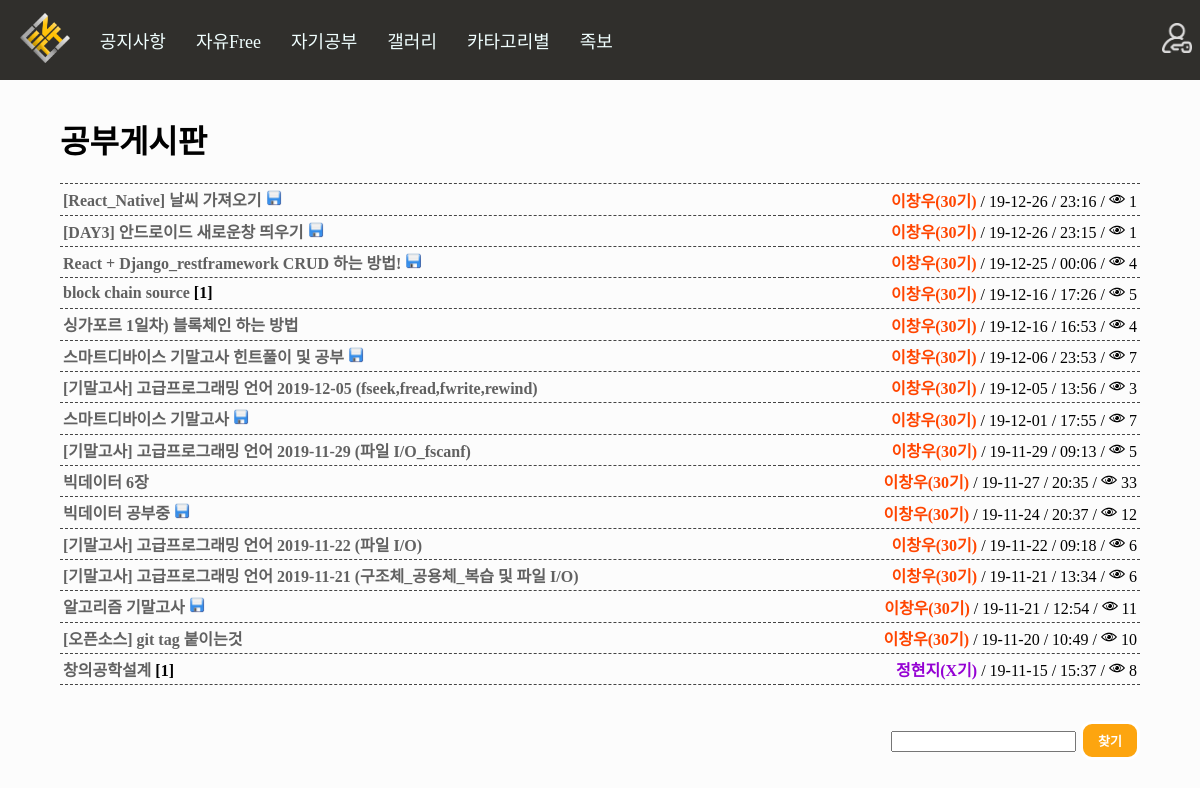
/board/study/, run on an earlier commit of the app's database.
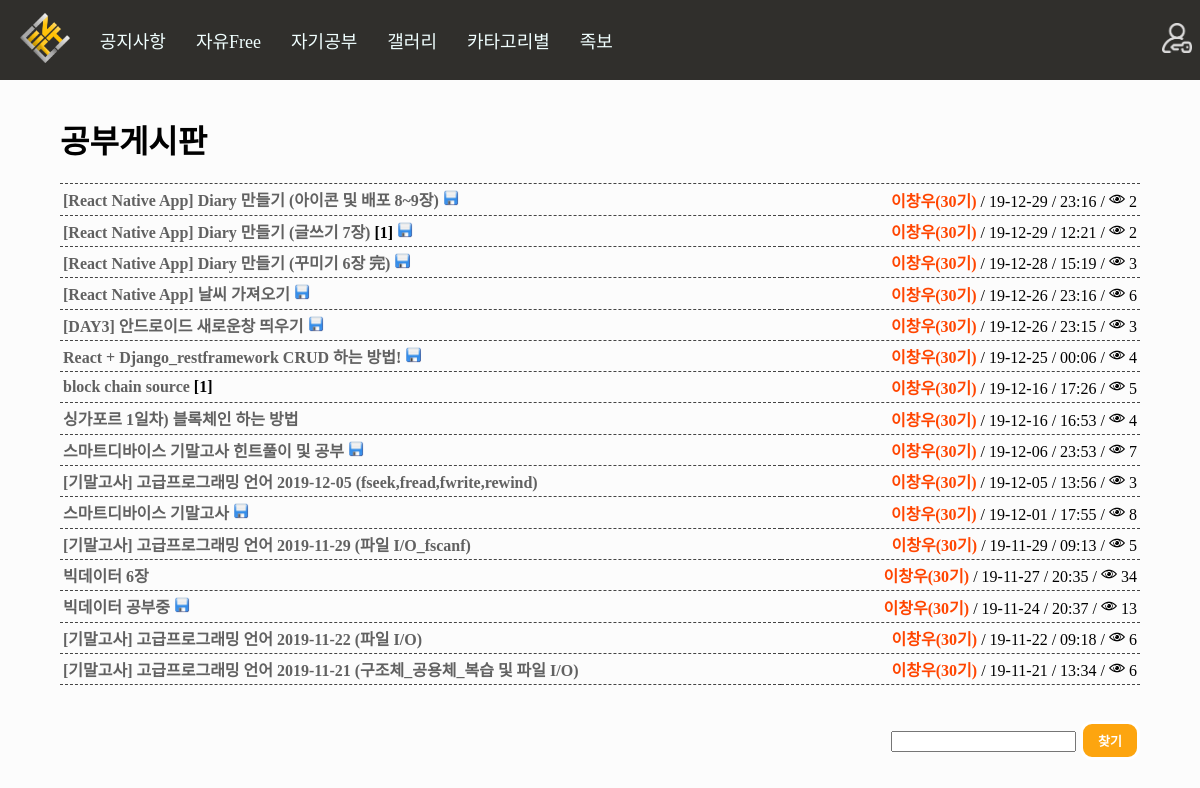
And on a later commit of the database.
### board/models.py (models this page shows, shortened)
class Board(models.Model):
    Title = models.CharField(max_length=50) #제목
    Body = models.TextField() #내용
    Created_at = models.DateTimeField(auto_now_add=True) #생성 일자 및 시간
    Updated_at = models.DateTimeField(auto_now=True) #수정 일자 및 시간
    Author = models.CharField(max_length=13) #글쓴이 아이디
    Category = models.CharField(max_length=13) #분류
    HowMuch = models.IntegerField() #조회수
    files=models.FileField(upload_to='files/', default='')
    images=models.FileField(upload_to='Sumnail/', default='')
    def get_generation(self): #이름을 나오게 하는데 예외처리 까지 적용 만약 탈퇴한 사람이면!! Id 가 나온다
        try:
            a = Profile.objects.get(user__username=self.Author)
            if a.UserType == "99":
                return "<span style='font-weight:bolder;color:orangered;'>"+a.Name+"("+a.Generation+"기)</span>"
            elif a.UserType == "98": #관리자 및 운영진
                return "<span style='font-weight:bolder;color:blue;'>"+a.Name+"("+a.Generation+"기)</span>"
            elif a.UserType == "3": #손님
                return "<span style='font-weight:bolder;color:darkviolet;'>"+a.Name+"("+a.Generation+"기)</span>"
            else: #일반 사용자
                return "<span style='font-weight:bolder;color:black;'>"+a.Name+"("+a.Generation+"기)</span>"
        except: #익명을 위해서 id나오게 삭제되니깐 이름은 알 수 없으므로...
            return "<span style='font-weight:bolder;color:grey;'>"+self.Author+"</span>"
    def new(self): #최신
        if self.Created_at > timezone.now() - datetime.timedelta(days=1):
            return "<img height='16px' src='/static/n.png'/>"
        else:  #하루 지나면 안 최신
            return ""
    def change(self): #최신
        if self.Updated_at > timezone.now() - datetime.timedelta(days=1):
            return "<img height='16px' src='/static/c.png'/>"
        else:  #하루 지나면 안 최신
            return ""
    def file_icon(self): #최신
        if len(self.files.name) > 5: #5글자 이상일경우로 했음!! 그러면 당연히 5글자 이상 아닌게 없을 것임!
            return "<img height='16px' src='/static/file.png'/>"
        else:  #하루 지나면 안 최신
            return ""
    def howmanycomment(self):
        a = Comment.objects.filter(Article=self.id).count()
        b = str('[') + str(a) + str(']')
        if a:
            return b
        else:
            return ""
    def howmanyhit(self):
        a = Hittimecount.objects.get(Article=self.id)
        if a:
            return str("<img height='16px' src='/static/eye.png'/> ") + str(a.HowMuch)

class Hittimecount(models.Model):
    Article = models.ForeignKey(Board, on_delete=models.CASCADE)
    HowMuch = models.IntegerField() #조회수

### account/models.py (models this page shows, shortened)
class Profile(models.Model):
    user = models.OneToOneField(User, on_delete=models.CASCADE) #1대1 조인
    Name = models.TextField(max_length=10) #이름
    UserNumber = models.IntegerField() #학번
    Phone = models.CharField(max_length=13) #전화번호
    UserType = models.CharField(max_length=13) #권한
    Generation = models.CharField(max_length=13) #기수

### board/views.py (the view)
# urls.py: path('<boardname>/', views._board, name='_board'),
def _board(request, boardname):
    request.session['login_after'] = '/board/' + boardname + '/'
    if boardname == "notice":
        category = "0"
        request.session['location'] = 'notice' #내 위치 알기 위해서 삭제한후 다시 돌아가기 위해서
        board_name = "공지사항"
    elif boardname == "free":
        category = "1"
        request.session['location'] = 'free'
        board_name = "자유게시판"
    elif boardname == "study":
        category = "9"
        request.session['location'] = 'study'
        board_name = "공부게시판"
    board_find = boardname #게시글 찾기를 위해서 boardname에서 가져온 글을 저장한다!
    board_b = Board.objects.filter(Category=category).order_by('-Created_at')
    if request.method == "POST":
        find_select = request.POST.get('find_select')
        board_b = Board.objects.filter(Category=category, Title__contains=find_select).order_by('-Created_at')
        pass
    paginator = Paginator(board_b,16) #페이지네이션 만들기
    page = request.GET.get('page') #페이지네이션 만들기
    posts = paginator.get_page(page) #페이지네이션 만들기
    return render(request, "board.html", {'posts':posts, 'board_b':board_b, 'board_name':board_name, 'board_find':board_find, 'category':category})

### board/templates/board.html (shortened to what this page needs)
{%extends 'base.html'%}
{%load staticfiles%}
{%block contents%}
<div style="margin:3% 5%; height:55%;">
    <h1>
        {{board_name}}
    </h1>
<table style="width: 100%;border-top: 1px dashed #444444;border-collapse: collapse;">
    {%for a in posts%}
    <tr>
        <td style="border-bottom: 1px dashed #444444;padding:3px;"><a href="../detail/{{a.id}}">{{a.Title}}</a> <b>{{a.howmanycomment}}</b>
        {{a.file_icon|safe}}
        {%if a.new == "" %}
        </td>
        {%else%}
        <span style="vertical-align:middle">{{a.new|safe}}</span></td>
        {%endif%}
        <td style="border-bottom: 1px dashed #444444;padding:3px;"><div style="float:right;">
            {{a.get_generation|safe}} / {{a.Created_at|date:"y-m-d"}} / {{a.Created_at|time:"H:i"}} /
            {%if a.howmanyhit %}
            {{a.howmanyhit|safe}}
            {%else%}
            <img style="width:16px;height:16px;" src="{%static 'eye.png'%}"/> 0
            {%endif%}
        </div><br></td>
    </tr>
    {%endfor%}
</table>
<br>
        {% load el_pagination_tags %}
<br>
<form method="POST" action="{%url '_board' board_find %}">
        <div style="float:right">
        <input type="text" name="find_select">
        <input name="get_find" class="button write_button" type="submit" value="찾기"/>
        </div>
    </form>
<br><br><br>
</div>
{%endblock%}

What changed in the data, as far as the page shows it:
no longer on this page (row unchanged): Board: Title "알고리즘 기말고사", file_icon (picture), get_generation "이창우(30기)", Created_at "19-11-21", Created_at "12:54", howmanyhit "11"
no longer on this page (row unchanged): Board: Title "[오픈소스] git tag 붙이는것", get_generation "이창우(30기)", Created_at "19-11-20", Created_at "10:49", howmanyhit "10"
no longer on this page (row unchanged): Board: Title "창의공학설계", howmanycomment "[1]", get_generation "정현지(X기)", Created_at "19-11-15", Created_at "15:37", howmanyhit "8"
added Board: Title "[React Native App] Diary 만들기 (아이콘 및 배포 8~9장)", file_icon (picture), get_generation "이창우(30기)", Created_at "19-12-29", Created_at "23:16", howmanyhit "2"
added Board: Title "[React Native App] Diary 만들기 (글쓰기 7장)", howmanycomment "[1]", file_icon (picture), get_generation "이창우(30기)", Created_at "19-12-29", Created_at "12:21", howmanyhit "2"
added Board: Title "[React Native App] Diary 만들기 (꾸미기 6장 完)", file_icon (picture), get_generation "이창우(30기)", Created_at "19-12-28", Created_at "15:19", howmanyhit "3"
changed Board: Title "[React_Native] 날씨 가져오기" → "[React Native App] 날씨 가져오기"; howmanyhit "1" → "6"
changed through a linked row, Board "[DAY3] 안드로이드 새로운창 띄우기": howmanyhit "1" → "3"
changed through a linked row, Board "스마트디바이스 기말고사": howmanyhit "7" → "8"
changed through a linked row, Board "빅데이터 6장": howmanyhit "33" → "34"
changed through a linked row, Board "빅데이터 공부중": howmanyhit "12" → "13"
